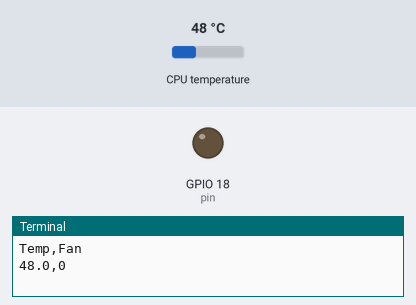
Simulated run of this program. Board: Raspberry Pi (BCM pin numbers). Parts: output pins drawn as LEDs (lit = HIGH), the last lines printed to the terminal. Inputs (shaded band) come from the test bench; at power-on: CPU temperature 48 °C.

Above: at 1.2 s.
1.3 s: CPU temperature set to 59 °C
7.3 s: CPU temperature set to 62 °C
At 10.6 s:
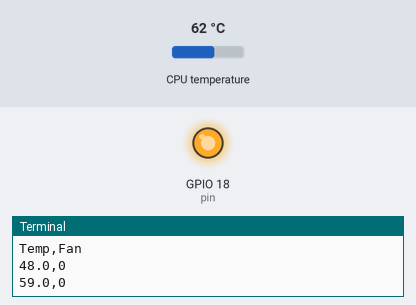
Timing chart, 0 to 12.1 s (numbered marks = the images above; inputs shaded):
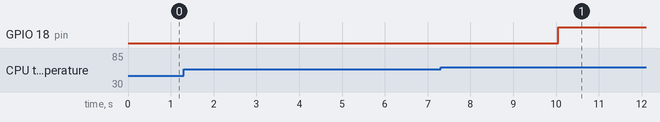

The program:

thermo_fan.py
```python
#!/usr/bin/env python3
### BEGIN INIT INFO
# Provides:          thermo_fan.py
# Required-Start:    $remote_fs $syslog
# Required-Stop:     $remote_fs $syslog
# Default-Start:     2 3 4 5
# Default-Stop:      0 1 6
# Short-Description: Start Thermo Fan Process at boot time
# Description:       Checks CPU at regular intervals and switches fan on/off
### END INIT INFO

# Based on Tutorial by Edoardo Paolo Scalafiotti <edoardo849@gmail.com>
# https://hackernoon.com/how-to-control-a-fan-to-cool-the-cpu-of-your-raspberrypi-3313b6e7f92c

import os
from time import sleep
import signal
import sys
import RPi.GPIO as GPIO

pin = 18 # The pin ID, edit here to change it
checkInterval = 5 # Check the Temp every x seconds

tempTrigger = 60 # The temp in Celsius when to switch the fan on
tempDetrigger = tempTrigger - 5 # The temp in Celsius when to switch the fan off

fanStatusOn = 0 # Fan Status - 1 = On, 0 = Off

def setup():
    GPIO.setmode(GPIO.BCM)
    GPIO.setup(pin, GPIO.OUT)
    GPIO.setwarnings(False)
    return()

def getCPUtemperature():
    res = os.popen('vcgencmd measure_temp').readline()
    temp =(res.replace("temp=","").replace("'C\n",""))
    #print("Temp - {0}".format(temp)) #Uncomment here for testing
    return temp

def checkTempForFan():
    CPU_temp = float(getCPUtemperature())
    if CPU_temp > tempTrigger and fanStatusOn == 0:
        #print("Switching Fan ON")
        return setFan(1)
    if CPU_temp <= tempDetrigger and fanStatusOn == 1:
        #print("Switching Fan OFF")
        return setFan(0)
    print("{},{}".format(CPU_temp,fanStatusOn))
    return -1

def setFan(setFanOn):
    global pin
    global fanStatusOn
    if fanStatusOn != setFanOn:
        GPIO.output(pin, setFanOn)
    return setFanOn

try:
    setup()
    print("Temp,Fan")
    while True:
        checkTempForFan()
        sleep(checkInterval) # Delay before next check
except KeyboardInterrupt: # trap a CTRL+C keyboard interrupt
    GPIO.cleanup() # resets all GPIO ports used by this program
```

Measured:
- the behaviour switches between 60 and 61 °C on CPU temperature (found by bisection; images 0 and 1)
- after the input at 7.3 s, GPIO 18 (pin): LOW → HIGH after 2.7 s
